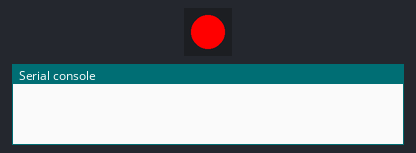
Simulated run of this program. Board: Pycom board running MicroPython. Shown: 1 RGB LEDs in strip order, left to right, the last lines printed to the serial console. WiFi joins after 1.5 s; random numbers come from a fixed seed; no MQTT or app messages arrive unless stated.

Above: at 0.2 s.
At 3.3 s:
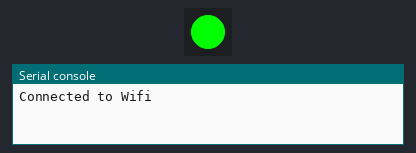
Timing chart, 0 to 4.8 s (numbered marks = the images above):
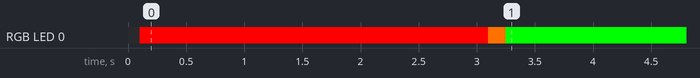

The program:

mqtt-producer.py
```python
# https://github.com/micropython/micropython-lib/blob/master/umqtt.simple/example_sub_led.py

from network import WLAN      # For operation of WiFi network
import time                   # Allows use of time.sleep() for delays
import pycom                  # Base library for Pycom devices
from mqtt import MQTTClient  # For use of MQTT protocol to talk to Adafruit IO
import ubinascii              # Needed to run any MicroPython code
import machine                # Interfaces with hardware components
import micropython            # Needed to run any MicroPython code

# BEGIN SETTINGS
# These need to be change to suit your environment
RANDOMS_INTERVAL = 5000 # milliseconds
last_random_sent_ticks = 0  # milliseconds

# Wireless network
WIFI_SSID = "DarthGuest"
WIFI_PASS = "" # No this is not our regular password. :)

# Broker settings
SERVER = "165.22.79.210"
PORT = 65020
CLIENT_ID = ubinascii.hexlify(machine.unique_id())  # Can be anything
TEMP_TOPIC = "temp"
# END SETTINGS

# RGBLED
# Disable the on-board heartbeat (blue flash every 4 seconds)
# We'll use the LED to respond to messages from Adafruit IO
pycom.heartbeat(False)
time.sleep(0.1) # Workaround for a bug.
                # Above line is not actioned if another
                # process occurs immediately afterwards
pycom.rgbled(0xff0000)  # Status red = not working

# WIFI
# We need to have a connection to WiFi for Internet access
# Code source: https://docs.pycom.io/chapter/tutorials/all/wlan.html

wlan = WLAN(mode=WLAN.STA)
wlan.connect(WIFI_SSID, timeout=5000)

time.sleep(3)
#while not wlan.isconnected():    # Code waits here until WiFi connects
#    machine.idle()

print("Connected to Wifi")
pycom.rgbled(0xffd7000) # Status orange: partially working

# FUNCTIONS
def random_integer(upper_bound):
    return machine.rng() % upper_bound

def send_random():
    global last_random_sent_ticks
    global RANDOMS_INTERVAL

    if ((time.ticks_ms() - last_random_sent_ticks) < RANDOMS_INTERVAL):
        return; # Too soon since last one sent.

    some_number = random_integer(100)
    print("Publishing: {0} to {1} ... ".format(some_number, TEMP_TOPIC), end='')
    try:
        client.publish(topic=TEMP_TOPIC, msg=str(some_number))
        print("DONE")
    except Exception as e:
        print("FAILED")
    finally:
        last_random_sent_ticks = time.ticks_ms()

# Use the MQTT protocol to connect to Adafruit IO
client = MQTTClient(CLIENT_ID, SERVER, PORT)

# Subscribed messages will be delivered to this callback
#client.set_callback(sub_cb)
client.connect()
#client.subscribe(AIO_CONTROL_FEED)
#print("Connected to %s, subscribed to %s topic" % (SERVER, AIO_CONTROL_FEED))

pycom.rgbled(0x00ff00) # Status green: online to Adafruit IO

try:                      # Code between try: and finally: may cause an error
                          # so ensure the client disconnects the server if
                          # that happens.
    while 1:              # Repeat this loop forever
        client.check_msg()# Action a message if one is received. Non-blocking.
        send_random()     # Send a random number to Adafruit IO if it's time.
finally:                  # If an exception is thrown ...
    client.disconnect()   # ... disconnect the client and clean up.
    client = None
    wlan.disconnect()
    wlan = None
    pycom.rgbled(0x000022)# Status blue: stopped
    print("Disconnected from server and wlan")
```
